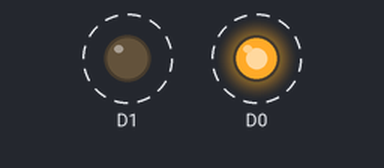
The sketch below on a simulated ESP8266 (NodeMCU). Shown: output pins drawn as LEDs (lit = HIGH). Dashed ring = blinking.

Above: at 0.5 s.
Timing chart, 0 to 5.5 s (numbered marks = the images above):
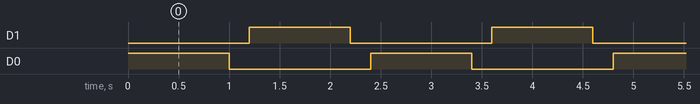

Measured:
- by itself, D1, D0: alternates HIGH for 1.0 s and LOW for 1.4 s
- by itself, everything shown: repeats every 2.4 s, in 4 steps

The sketch:

testLEDs.ino
```cpp
/*
 * Project testLEDs
 * Description:
 * Author:
 * Date:
 */

// setup() runs once, when the device is first turned on.
void setup() {
  // Put initialization like pinMode and begin functions here.
  pinMode(D0,OUTPUT);
  pinMode(D1,OUTPUT);
}

// loop() runs over and over again, as quickly as it can execute.
void loop() {
  // The core of your code will likely live here.
  digitalWrite(D0,HIGH);
  delay(1000);
  digitalWrite(D0,LOW);
  delay(200);
  digitalWrite(D1,HIGH);
  delay(1000);
  digitalWrite(D1,LOW);
  delay(200);

}
```
